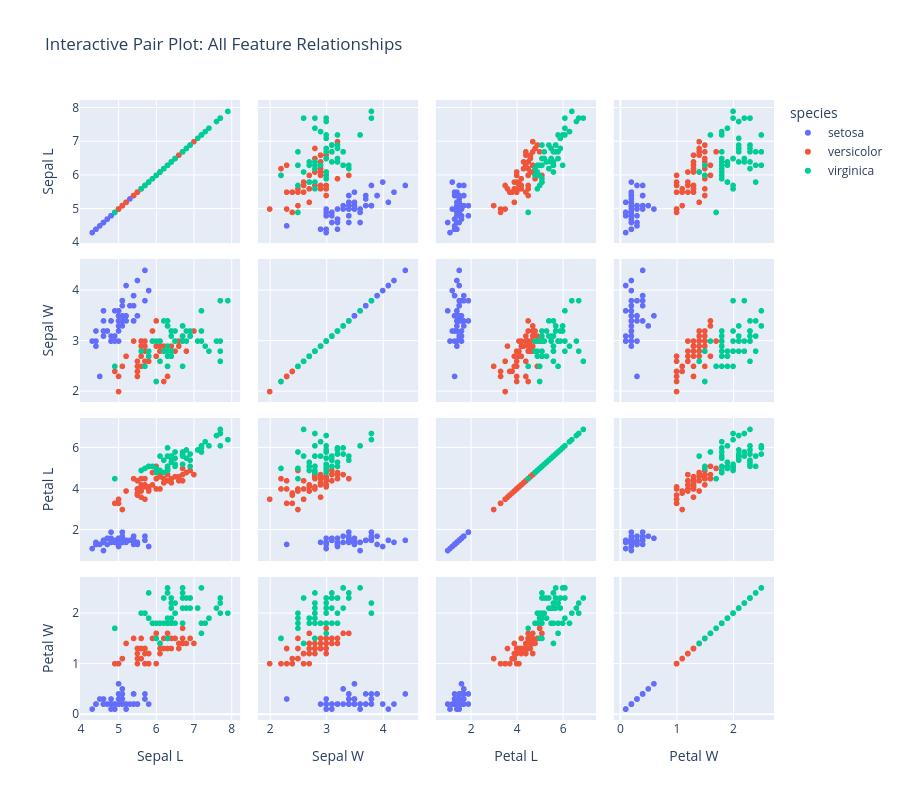

This figure's notebook cell:
### Markdown cell above
### 6.3 — Interactive Pair Plot with Plotly

Plotly's scatter matrix adds interactivity!

### Code cell
# Interactive pair plot using Plotly
fig = pxx.scatter_matrix(iris,
                        dimensions=['sepal_length', 'sepal_width',
                                    'petal_length', 'petal_width'],
                        color='species',
                        title='Interactive Pair Plot: All Feature Relationships',
                        labels={'sepal_length': 'Sepal L',
                                'sepal_width': 'Sepal W',
                                'petal_length': 'Petal L',
                                'petal_width': 'Petal W'},
                        height=800, width=900)

# Hide diagonal (optional)
#We cannot create hist or kde in diagonal using plotty
#digonal_visible=false, meaning, tediagonal should not be visibel.
#showupperHalf=tRUE, MEANS TO SHOW UPPER HALF OF THE MATTRIX, usually, upper nad lower are mere mirrors. Same dimensions but differnt axis
fig.update_traces(diagonal_visible=True, showupperhalf=True)

fig.show()

### Figure 1 — Plotly figure (JSON) as saved in the notebook; plotly's stock layout.template omitted (floating-point values rounded to 4 significant figures)
{"data": [{"diagonal": {"visible": true}, "dimensions": [{"axis": {"matches": true}, "label": "Sepal L", "values": [5.1, 4.9, 4.7, 4.6, 5.0, 5.4, 4.6, 5.0, 4.4, 4.9, 5.4, 4.8, 4.8, 4.3, 5.8, 5.7, 5.4, 5.1, 5.7, 5.1, 5.4, 5.1, 4.6, 5.1, 4.8, 5.0, 5.0, 5.2, 5.2, 4.7, 4.8, 5.4, 5.2, 5.5, 4.9, 5.0, 5.5, 4.9, 4.4, 5.1, 5.0, 4.5, 4.4, 5.0, 5.1, 4.8, 5.1, 4.6, 5.3, 5.0]}, {"axis": {"matches": true}, "label": "Sepal W", "values": [3.5, 3.0, 3.2, 3.1, 3.6, 3.9, 3.4, 3.4, 2.9, 3.1, 3.7, 3.4, 3.0, 3.0, 4.0, 4.4, 3.9, 3.5, 3.8, 3.8, 3.4, 3.7, 3.6, 3.3, 3.4, 3.0, 3.4, 3.5, 3.4, 3.2, 3.1, 3.4, 4.1, 4.2, 3.1, 3.2, 3.5, 3.6, 3.0, 3.4, 3.5, 2.3, 3.2, 3.5, 3.8, 3.0, 3.8, 3.2, 3.7, 3.3]}, {"axis": {"matches": true}, "label": "Petal L", "values": [1.4, 1.4, 1.3, 1.5, 1.4, 1.7, 1.4, 1.5, 1.4, 1.5, 1.5, 1.6, 1.4, 1.1, 1.2, 1.5, 1.3, 1.4, 1.7, 1.5, 1.7, 1.5, 1.0, 1.7, 1.9, 1.6, 1.6, 1.5, 1.4, 1.6, 1.6, 1.5, 1.5, 1.4, 1.5, 1.2, 1.3, 1.4, 1.3, 1.5, 1.3, 1.3, 1.3, 1.6, 1.9, 1.4, 1.6, 1.4, 1.5, 1.4]}, {"axis": {"matches": true}, "label": "Petal W", "values": [0.2, 0.2, 0.2, 0.2, 0.2, 0.4, 0.3, 0.2, 0.2, 0.1, 0.2, 0.2, 0.1, 0.1, 0.2, 0.4, 0.4, 0.3, 0.3, 0.3, 0.2, 0.4, 0.2, 0.5, 0.2, 0.2, 0.4, 0.2, 0.2, 0.2, 0.2, 0.4, 0.1, 0.2, 0.2, 0.2, 0.2, 0.1, 0.2, 0.2, 0.3, 0.3, 0.2, 0.6, 0.4, 0.3, 0.2, 0.2, 0.2, 0.2]}], "hovertemplate": "species=setosa<br>%{xaxis.title.text}=%{x}<br>%{yaxis.title.text}=%{y}<extra></extra>", "legendgroup": "setosa", "marker": {"color": "#636efa", "symbol": "circle"}, "name": "setosa", "showlegend": true, "showupperhalf": true, "type": "splom"}, {"diagonal": {"visible": true}, "dimensions": [{"axis": {"matches": true}, "label": "Sepal L", "values": [7.0, 6.4, 6.9, 5.5, 6.5, 5.7, 6.3, 4.9, 6.6, 5.2, 5.0, 5.9, 6.0, 6.1, 5.6, 6.7, 5.6, 5.8, 6.2, 5.6, 5.9, 6.1, 6.3, 6.1, 6.4, 6.6, 6.8, 6.7, 6.0, 5.7, 5.5, 5.5, 5.8, 6.0, 5.4, 6.0, 6.7, 6.3, 5.6, 5.5, 5.5, 6.1, 5.8, 5.0, 5.6, 5.7, 5.7, 6.2, 5.1, 5.7]}, {"axis": {"matches": true}, "label": "Sepal W", "values": [3.2, 3.2, 3.1, 2.3, 2.8, 2.8, 3.3, 2.4, 2.9, 2.7, 2.0, 3.0, 2.2, 2.9, 2.9, 3.1, 3.0, 2.7, 2.2, 2.5, 3.2, 2.8, 2.5, 2.8, 2.9, 3.0, 2.8, 3.0, 2.9, 2.6, 2.4, 2.4, 2.7, 2.7, 3.0, 3.4, 3.1, 2.3, 3.0, 2.5, 2.6, 3.0, 2.6, 2.3, 2.7, 3.0, 2.9, 2.9, 2.5, 2.8]}, {"axis": {"matches": true}, "label": "Petal L", "values": [4.7, 4.5, 4.9, 4.0, 4.6, 4.5, 4.7, 3.3, 4.6, 3.9, 3.5, 4.2, 4.0, 4.7, 3.6, 4.4, 4.5, 4.1, 4.5, 3.9, 4.8, 4.0, 4.9, 4.7, 4.3, 4.4, 4.8, 5.0, 4.5, 3.5, 3.8, 3.7, 3.9, 5.1, 4.5, 4.5, 4.7, 4.4, 4.1, 4.0, 4.4, 4.6, 4.0, 3.3, 4.2, 4.2, 4.2, 4.3, 3.0, 4.1]}, {"axis": {"matches": true}, "label": "Petal W", "values": [1.4, 1.5, 1.5, 1.3, 1.5, 1.3, 1.6, 1.0, 1.3, 1.4, 1.0, 1.5, 1.0, 1.4, 1.3, 1.4, 1.5, 1.0, 1.5, 1.1, 1.8, 1.3, 1.5, 1.2, 1.3, 1.4, 1.4, 1.7, 1.5, 1.0, 1.1, 1.0, 1.2, 1.6, 1.5, 1.6, 1.5, 1.3, 1.3, 1.3, 1.2, 1.4, 1.2, 1.0, 1.3, 1.2, 1.3, 1.3, 1.1, 1.3]}], "hovertemplate": "species=versicolor<br>%{xaxis.title.text}=%{x}<br>%{yaxis.title.text}=%{y}<extra></extra>", "legendgroup": "versicolor", "marker": {"color": "#EF553B", "symbol": "circle"}, "name": "versicolor", "showlegend": true, "showupperhalf": true, "type": "splom"}, {"diagonal": {"visible": true}, "dimensions": [{"axis": {"matches": true}, "label": "Sepal L", "values": [6.3, 5.8, 7.1, 6.3, 6.5, 7.6, 4.9, 7.3, 6.7, 7.2, 6.5, 6.4, 6.8, 5.7, 5.8, 6.4, 6.5, 7.7, 7.7, 6.0, 6.9, 5.6, 7.7, 6.3, 6.7, 7.2, 6.2, 6.1, 6.4, 7.2, 7.4, 7.9, 6.4, 6.3, 6.1, 7.7, 6.3, 6.4, 6.0, 6.9, 6.7, 6.9, 5.8, 6.8, 6.7, 6.7, 6.3, 6.5, 6.2, 5.9]}, {"axis": {"matches": true}, "label": "Sepal W", "values": [3.3, 2.7, 3.0, 2.9, 3.0, 3.0, 2.5, 2.9, 2.5, 3.6, 3.2, 2.7, 3.0, 2.5, 2.8, 3.2, 3.0, 3.8, 2.6, 2.2, 3.2, 2.8, 2.8, 2.7, 3.3, 3.2, 2.8, 3.0, 2.8, 3.0, 2.8, 3.8, 2.8, 2.8, 2.6, 3.0, 3.4, 3.1, 3.0, 3.1, 3.1, 3.1, 2.7, 3.2, 3.3, 3.0, 2.5, 3.0, 3.4, 3.0]}, {"axis": {"matches": true}, "label": "Petal L", "values": [6.0, 5.1, 5.9, 5.6, 5.8, 6.6, 4.5, 6.3, 5.8, 6.1, 5.1, 5.3, 5.5, 5.0, 5.1, 5.3, 5.5, 6.7, 6.9, 5.0, 5.7, 4.9, 6.7, 4.9, 5.7, 6.0, 4.8, 4.9, 5.6, 5.8, 6.1, 6.4, 5.6, 5.1, 5.6, 6.1, 5.6, 5.5, 4.8, 5.4, 5.6, 5.1, 5.1, 5.9, 5.7, 5.2, 5.0, 5.2, 5.4, 5.1]}, {"axis": {"matches": true}, "label": "Petal W", "values": [2.5, 1.9, 2.1, 1.8, 2.2, 2.1, 1.7, 1.8, 1.8, 2.5, 2.0, 1.9, 2.1, 2.0, 2.4, 2.3, 1.8, 2.2, 2.3, 1.5, 2.3, 2.0, 2.0, 1.8, 2.1, 1.8, 1.8, 1.8, 2.1, 1.6, 1.9, 2.0, 2.2, 1.5, 1.4, 2.3, 2.4, 1.8, 1.8, 2.1, 2.4, 2.3, 1.9, 2.3, 2.5, 2.3, 1.9, 2.0, 2.3, 1.8]}], "hovertemplate": "species=virginica<br>%{xaxis.title.text}=%{x}<br>%{yaxis.title.text}=%{y}<extra></extra>", "legendgroup": "virginica", "marker": {"color": "#00cc96", "symbol": "circle"}, "name": "virginica", "showlegend": true, "showupperhalf": true, "type": "splom"}], "layout": {"dragmode": "select", "height": 800, "legend": {"title": {"text": "species"}, "tracegroupgap": 0}, "title": {"text": "Interactive Pair Plot: All Feature Relationships"}, "width": 900}}
